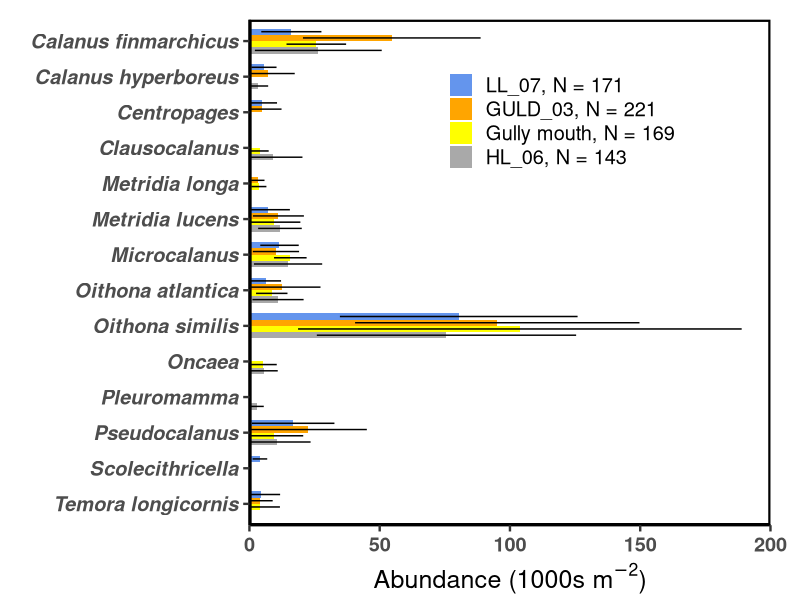
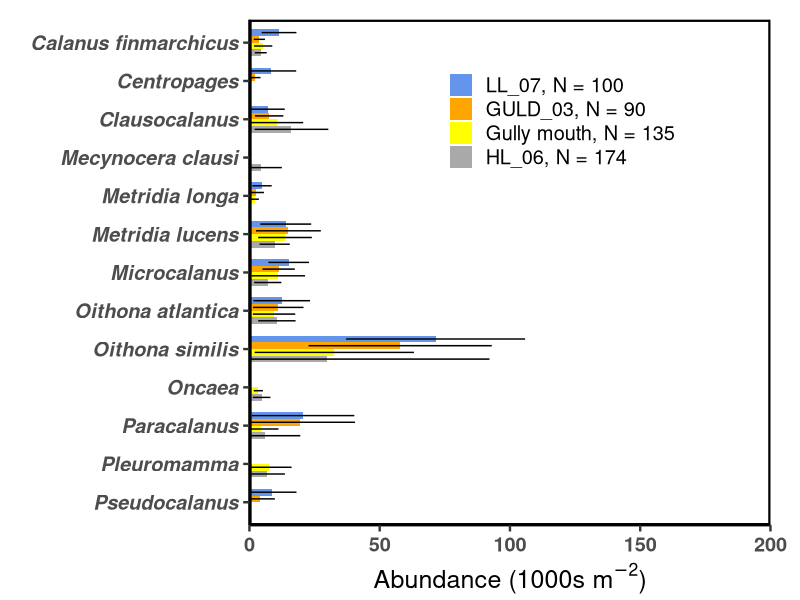
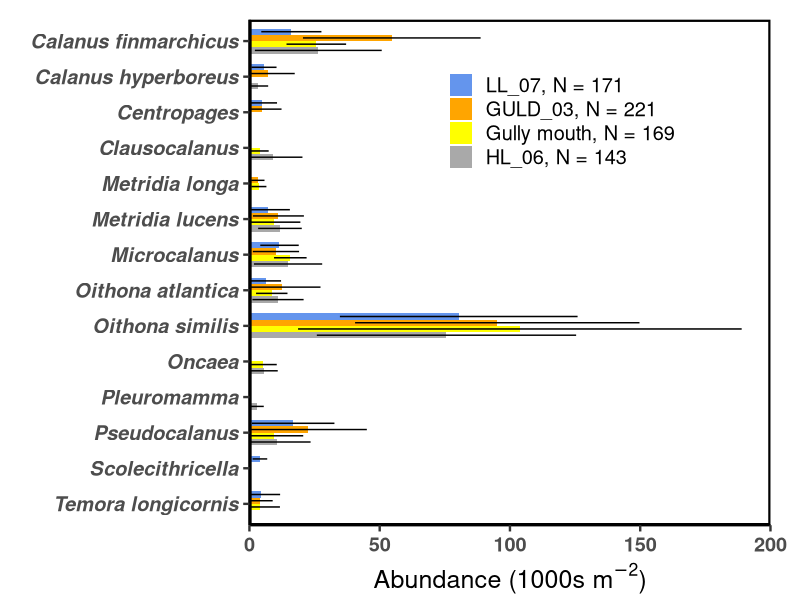
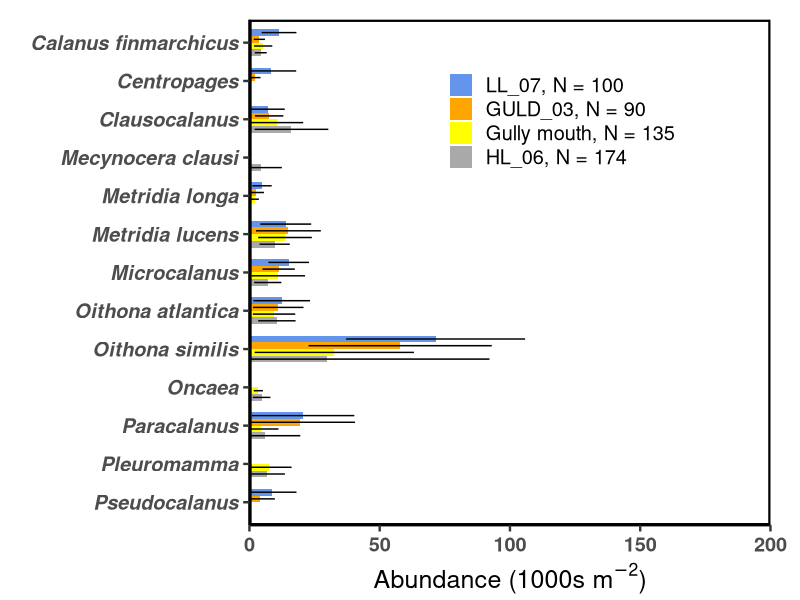

Reproduce these figures in R, in order.
# Last updated: 22-MAY-2021
# Author: Jeff Jackson

library(readxl)   # Required for reading Excel files
library(dplyr)
library(tibble)
library(ggplot2)
library(tidyr)
library(scales)
library(stringi)

# Load the Gully biological taxonomic data.
springAvg <- readxl::read_excel("data/copepod-abundances.xlsx", sheet = "Spring Avg")
springSD <- readxl::read_excel("data/copepod-abundances.xlsx", sheet = "Spring StDev")
fallAvg <- readxl::read_excel("data/copepod-abundances.xlsx", sheet = "Fall Avg")
fallSD <- readxl::read_excel("data/copepod-abundances.xlsx", sheet = "Fall StDev")

# Sort the tibbles according to Taxonomic names in alphabetical order
springAvg <- arrange(springAvg, Taxonomy)
springSD <- arrange(springSD, Taxonomy)
fallAvg <- arrange(fallAvg, Taxonomy)
fallSD <- arrange(fallSD, Taxonomy)

# Rename the columns to make it easier to plot the data
cnames <- c("Taxonomy", "HL_06", "Gully mouth", "GULD_03", "LL_07")
colnames(springAvg) <- cnames
colnames(springSD) <- cnames
colnames(fallAvg) <- cnames
colnames(fallSD) <- cnames

# Pivot the data frames from wider to longer
sAvg <- pivot_longer(springAvg, 2:5)
sSD <- pivot_longer(springSD, 2:5)
fAvg <- pivot_longer(fallAvg, 2:5)
fSD <- pivot_longer(fallSD, 2:5)

# Combine averages with stdev into one data frame
sTaxo <- cbind(sAvg, sSD$value)
fTaxo <- cbind(fAvg, fSD$value)

colnames(sTaxo) <- c("taxonomy", "station", "avg", "sd")
colnames(fTaxo) <- c("taxonomy", "station", "avg", "sd")

# Change the order of the site names to be in a specific order
sTaxo$station <- factor(sTaxo$station, levels = c("HL_06", "Gully mouth", "GULD_03", "LL_07"))
fTaxo$station <- factor(fTaxo$station, levels = c("HL_06", "Gully mouth", "GULD_03", "LL_07"))

# Divide the values by 1000
sTaxo$avg <- sTaxo$avg / 1000
sTaxo$sd <- sTaxo$sd / 1000
fTaxo$avg <- fTaxo$avg / 1000
fTaxo$sd <- fTaxo$sd / 1000

# Legend labels
sllab <- cnames[2:5]
slabtxt <- c(", N = 143", ", N = 169", ", N = 221", ", N = 171")
sllab <- sllab %s+% slabtxt
fllab <- cnames[2:5]
flabtxt <- c(", N = 174", ", N = 135", ", N = 90", ", N = 100")
fllab <- fllab %s+% flabtxt

# Produce a bar plot for the spring taxonomic data grouped by station
g <- ggplot(data = sTaxo, aes(x = avg, y = reorder(taxonomy, desc(taxonomy)), fill = station)) +
              geom_bar(stat="identity", width = 0.7, position=position_dodge()) +
              geom_errorbar(aes(xmin = pmax(avg - sd, 0), xmax = avg + sd), position=position_dodge(.7), width = 0) +
              scale_fill_manual(values=c("#A9A9A9", "#FFFF00", "#FFA500", "#6495ED"), labels = sllab) +
              scale_x_continuous(expand = c(0,0), limits = c(0,200), oob = rescale_none) +
              labs(x = bquote("Abundance (1000s"~m^-2*")"), y = "") +
              theme_classic(base_size = 18) +
              theme(legend.position = c(0.6, 0.8),
                    legend.title = element_blank(),
                    axis.text.y = element_text(face = "bold.italic"),
                    axis.text.x = element_text(face = "bold"),
                    panel.border = element_rect(colour = "black", fill = NA, size = 1.5),
                    plot.margin = unit(c(0.5,0.75,0,0),"cm")
              ) +
              guides(fill = guide_legend(reverse = TRUE))

print(g)
ggsave("figure31.png", g, height = 8.5, width = 7)

# Produce a bar plot for the fall taxonomic data grouped by station
g <- ggplot(data = fTaxo, aes(x = avg, y = reorder(taxonomy, desc(taxonomy)), fill = station)) +
  geom_bar(stat="identity", width = 0.7, position=position_dodge()) +
  geom_errorbar(aes(xmin = pmax(avg - sd, 0), xmax = avg + sd), position=position_dodge(.7), width = 0) +
  scale_fill_manual(values=c("#A9A9A9", "#FFFF00", "#FFA500", "#6495ED"), labels = fllab) +
  scale_x_continuous(expand = c(0,0), limits = c(0,200), oob = rescale_none) +
  labs(x = bquote("Abundance (1000s"~m^-2*")"), y = "") +
  theme_classic(base_size = 18) +
  theme(legend.position = c(0.6, 0.8),
        legend.title = element_blank(),
        axis.text.y = element_text(face = "bold.italic"),
        axis.text.x = element_text(face = "bold"),
        panel.border = element_rect(colour = "black", fill = NA, size = 1.5),
        plot.margin = unit(c(0.5,0.75,0,0),"cm")
  ) +
  guides(fill = guide_legend(reverse = TRUE))

print(g)

ggsave("figure32.png", g, height = 8.5, width = 7)
